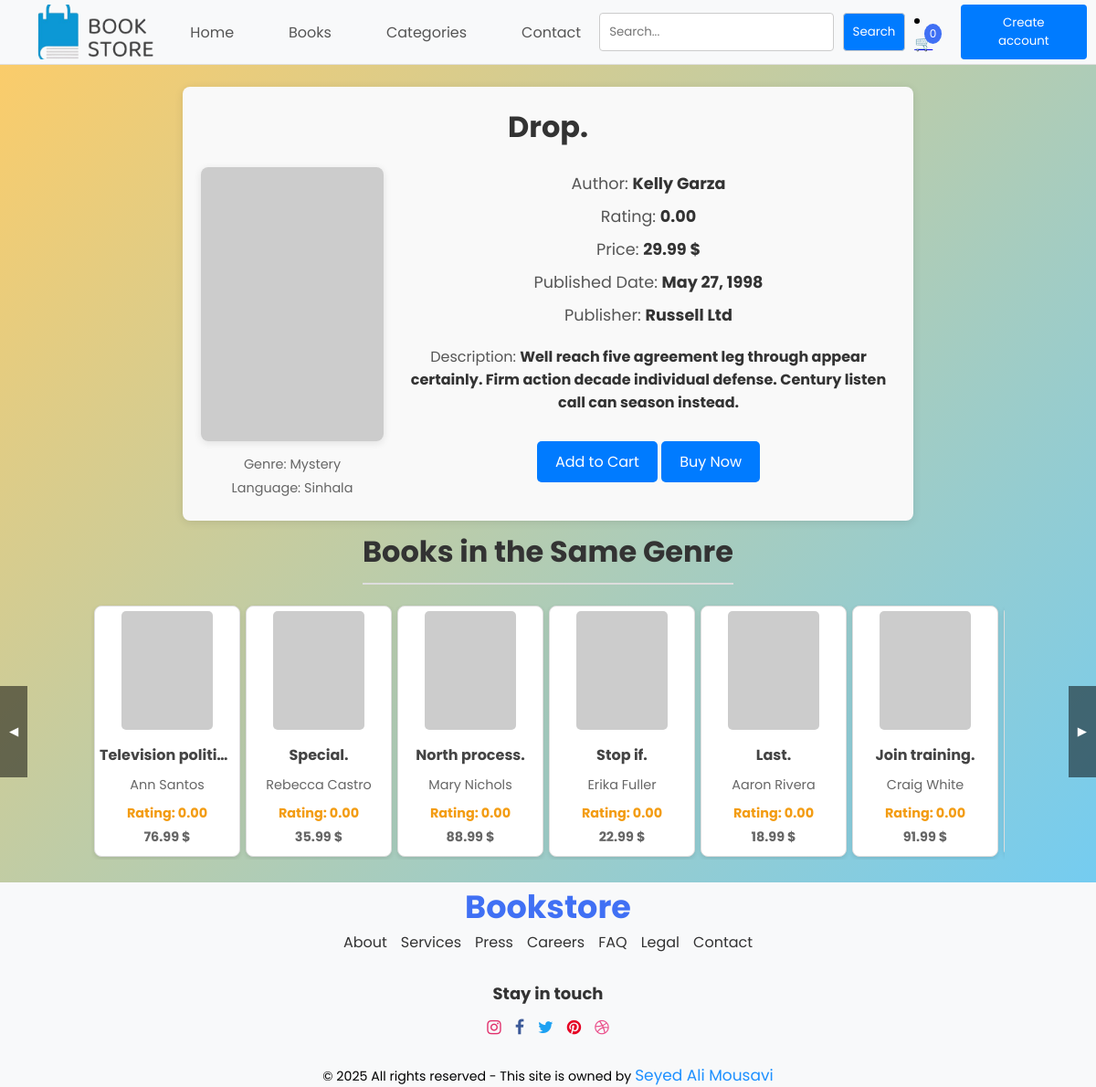
The app's page /books/26/ with its own data.
### books/models.py (models this page shows)
class Book(models.Model):
    GENRE_CHOICES = [
        ('fiction', 'Fiction'),
        ('non_fiction', 'Non-Fiction'),
        ('mystery', 'Mystery'),
        ('fantasy', 'Fantasy'),
        ('biography', 'Biography'),
        ('science_fiction', 'Science Fiction'),
        ('romance', 'Romance'),
        ('horror', 'Horror'),
        ('self_help', 'Self Help'),
        ('history', 'History'),
    ]
    title = models.CharField(max_length=100)
    author = models.CharField(max_length=100)
    price = models.DecimalField(max_digits=20, decimal_places=2)
    rating = models.DecimalField(max_digits=3, decimal_places=2)
    description = models.TextField()
    published_date = models.DateField()
    isbn = models.CharField(max_length=13, unique=True)
    cover_image = models.ImageField(upload_to='covers/')
    language = models.CharField(max_length=30)
    publisher = models.CharField(max_length=100)
    genre = models.CharField(max_length=50, choices=GENRE_CHOICES)
    stock = models.PositiveIntegerField(default=0)

### books/views.py (the view)
# urls.py: path('<int:id>/', BookDetailView.as_view(), name='book_detail'),
class BookDetailView(View):
    def get(self, request, id):
        book = get_object_or_404(Book, id=id)
        user_info = None
        if 'user_id' in request.session:
            try:
                user_info = UserAccount.objects.get(id=request.session['user_id'])
            except UserAccount.DoesNotExist:
                user_info = None
        same_genre_books = Book.objects.filter(genre=book.genre).exclude(id=book.id)[:10]
        return render(request, 'book.html', {'book': book, 'user': user_info, 'same_genre_books': same_genre_books})

### templates/book.html (shortened to what this page needs)
{% extends 'base.html' %}
{% load static %}
{% block content %}
<br>
<div class="book-detail-container">
    <h1 class="book-title">{{ book.title }}</h1>
    <div class="book-detail">
        <div class="book-cover-container">
            <img class="book-cover" src="{{ book.cover_image }}" alt="{{ book.title }}">
            <div class="book-meta">
                <p>Genre: <span>{{ book.get_genre_display }}</span></p>
                <p>Language: <span>{{ book.language }}</span></p>
            </div>
        </div>
        <div class="book-info">
            <p>Author: <span>{{ book.author }}</span></p>
            <p>Rating: <span>{{ book.rating }}</span></p>
            <p>Price: <span>{{ book.price }} $</span></p>
            <p>Published Date: <span>{{ book.published_date }}</span></p>
            <p>Publisher: <span>{{ book.publisher }}</span></p>
            <p>Description: <span>{{ book.description }}</span></p>
            <a href="#" class="add-to-cart-button" id="addToCartButton">Add to Cart</a>
            {% if book.stock > 0 %}
            <a href="{% url 'buy_now' book.id %}" class="add-to-cart-button">Buy Now</a>
            {% else %}
                <a class="add-to-cart-button" style="background-color: darkorange;" disabled>Out of Stock</a>
            {% endif %}
        </div>
    </div>
</div>
<h2 class="book-list-header">Books in the Same Genre</h2>
<div class="book-list-container">
    <button class="nav-button prev" onclick="scrollBooks('same-genre-list', -1)">&#9664;</button>
    <div class="book-list">
        <div class="book-list-wrapper" id="same-genre-list">
            {% for same_genre_book in same_genre_books %}
            <a href="{% url 'book_detail' same_genre_book.id %}" class="book-item-link">
                <div class="book-item">
                    <img src="{{ same_genre_book.cover_image }}" alt="{{ same_genre_book.title }}">
                    <div class="book-info">
                        <h3>{{ same_genre_book.title }}</h3>
                        <p>{{ same_genre_book.author }}</p>
                        <p class="rating">Rating: {{ same_genre_book.rating }}</p>
                        <p class="book-price">{{ same_genre_book.price }} $</p>
                    </div>
                </div>
            </a>
            {% endfor %}
        </div>
    </div>
    <button class="nav-button next" onclick="scrollBooks('same-genre-list', 1)">&#9654;</button>
</div>
{% include 'footer.html' %}
{% endblock %}

### static/styles.css (style rules this page uses)
* { margin: 0; padding: 0; box-sizing: border-box; font-family: "Poppins", sans-serif; }
html, body { height: 100%; margin: 0; padding: 0; display: flex; flex-direction: column; }
body { min-height: 100vh; display: flex; flex-direction: column; align-items: center; justify-content: flex-start; background: linear-gradient(135deg, #ffcc66, #66ccff); }
.book-list-container { width: 100%; margin: 0 0px; padding: 0 100px; position: relative; }
.book-list { display: flex; overflow: hidden; }
.book-list-header { text-align: left; font-size: 2em; color: #333; margin-bottom: 20px; font-weight: bold; padding: 10px 0; border-bottom: 2px solid #ddd; }
.book-list-wrapper { display: flex; transition: transform 0.3s ease-in-out; }
.book-item { background-color: #fff; border: 1px solid #ddd; border-radius: 8px; margin: 3px; padding: 5px; width: 160px; height: 275px; box-shadow: 0 2px 5px rgba(0, 0, 0, 0.1); transition: transform 0.3s; flex-shrink: 0; display: flex; flex-direction: column; align-items: center; }
.book-info { text-align: center; width: 100%; }
.book-info h3 { font-size: 1em; color: #444; margin: 10px 0; white-space: nowrap; overflow: hidden; text-overflow: ellipsis; }
.book-info p { font-size: 0.9em; color: #666; margin: 5px 0; }
.book-info .rating { font-size: 0.9em; font-weight: bold; color: #f39c12; margin-top: 10px; }
.book-item img { height: 130px; width: 100px; border-radius: 5px; margin-bottom: 5px; }
.book-price { font-size: 0.9em; color: #444; font-weight: bold; margin-top: 5px; }
.nav-button { position: absolute; top: 50%; transform: translateY(-50%); background-color: rgba(0, 0, 0, 0.5); color: white; border: none; padding: 10px; height: 100px; cursor: pointer; z-index: 1; }
.nav-button.prev { left: 0; }
.nav-button.next { right: 0; }
.book-item-link { text-decoration: none; color: inherit; display: red; }
.book-detail-container { max-width: 800px; margin: 0 auto; padding: 20px; background-color: #f9f9f9; border-radius: 8px; box-shadow: 0 2px 10px rgba(0, 0, 0, 0.1); }
.book-detail-container .book-title { text-align: center; font-size: 2em; margin-bottom: 20px; color: #333; }
.book-detail-container .book-detail { display: flex; justify-content: center; align-items: flex-start; gap: 20px; }
.book-detail-container .book-cover-container { display: flex; flex-direction: column; align-items: center; }
.book-detail-container .book-cover { width: 200px; height: auto; border-radius: 8px; box-shadow: 0 2px 8px rgba(0, 0, 0, 0.1); }
.book-detail-container .book-meta { margin-top: 10px; text-align: center; font-size: 0.9em; color: #666; }
.book-detail-container .book-meta p { margin: 5px 0; }
.book-detail-container .book-info { flex: 1; }
.book-detail-container .book-info p { font-size: 1.1em; color: #555; margin-bottom: 10px; }
.book-detail-container .book-info span { font-weight: bold; color: #333; }
.book-detail-container .book-info p:last-of-type { margin-top: 20px; font-size: 1em; }
.book-detail-container .add-to-cart-button { display: inline-block; margin-top: 20px; padding: 10px 20px; background-color: #007bff; color: #fff; text-align: center; text-decoration: none; border-radius: 5px; transition: background-color 0.3s ease; cursor: pointer; }

### records on screen
Book: title "Drop.", genre "Mystery", language "Sinhala", author "Kelly Garza", rating "0.00", price "29.99", published_date "May 27, 1998", publisher "Russell Ltd", description "Well reach five agreement leg through appear certainly. Firm action decade individual defense. Century listen call can season instead."
Book: title "Television politi…", author "Ann Santos", rating "0.00", price "76.99"
Book: title "Special.", author "Rebecca Castro", rating "0.00", price "35.99"
Book: title "North process.", author "Mary Nichols", rating "0.00", price "88.99"
Book: title "Stop if.", author "Erika Fuller", rating "0.00", price "22.99"
Book: title "Last.", author "Aaron Rivera", rating "0.00", price "18.99"
Book: title "Join training.", author "Craig White", rating "0.00", price "91.99"

### other values on screen
{{ cart|length }} "0"
